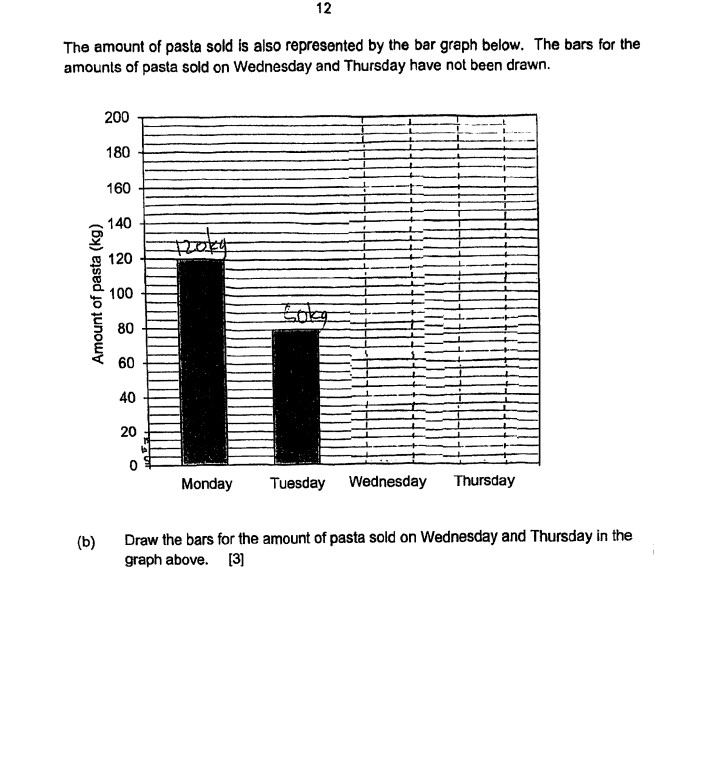
#> input picture example.jpg, 726 x 779 px
$ python test.py
#> lines starting #> are read from the running program, lines starting #| are printed output that depends on the picture
from PIL import Image

# Path to your image file
image_path = 'example.jpg'  # Replace with your image path

# Open the image
with Image.open(image_path) as img:
    # Coordinates for cropping
#> img is the input picture: PIL image 726x779 RGB; min 0, max 255, mean 232.7
    left = 60
    top = 100
    right = 480
    bottom = 440

    # Define the crop box (left, top, right, bottom)
    crop_box = (left, top, right, bottom)

    # Crop the image
    cropped_img = img.crop(crop_box)
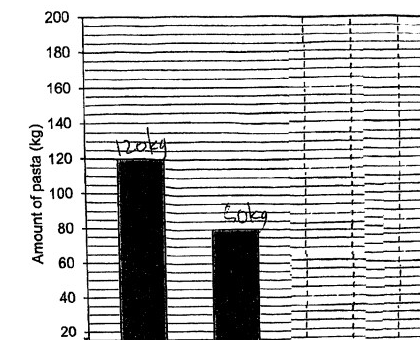
#> cropped_img: PIL image 420x340 RGB; min 0, max 255, mean 196.3

    # Show the cropped image
    cropped_img.show()
